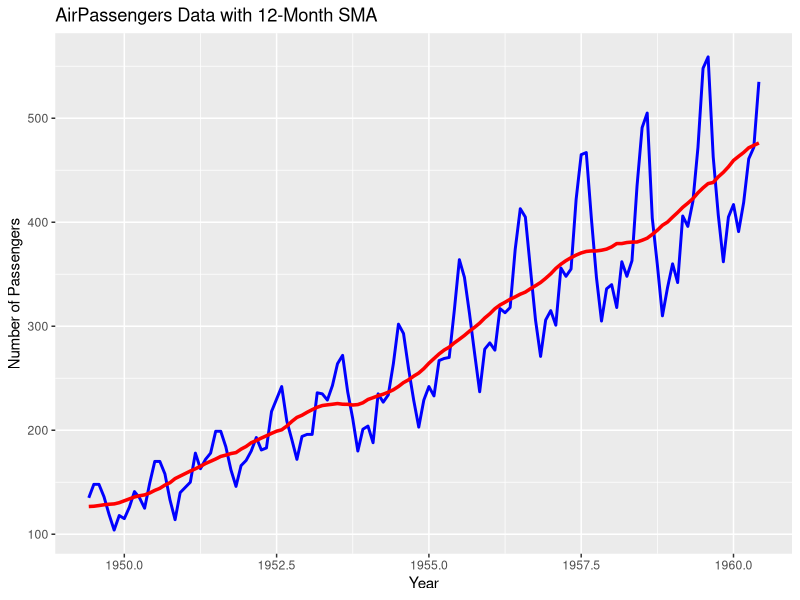
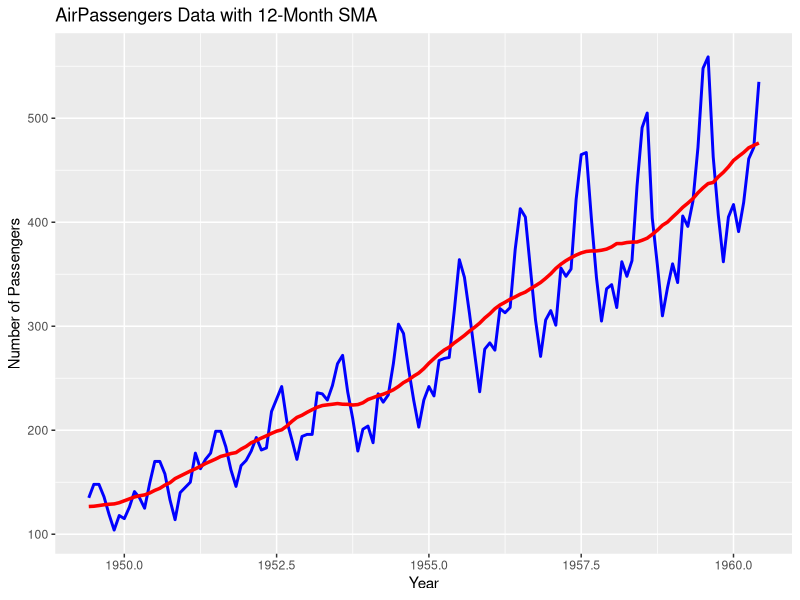

R code for these plots, in order:

# Optional: set working directory to current script location (RStudio)
if (requireNamespace("rstudioapi", quietly = TRUE)) {
  setwd(dirname(rstudioapi::getActiveDocumentContext()$path))
}
# =====================================================
## 1. Load Libraries, Data, and Calculate SMA
# =====================================================
library(ggplot2)

# Load the AirPassengers dataset
data("AirPassengers")

# Convert AirPassengers time series to a numeric vector
airpassengers_data <- as.numeric(AirPassengers)

# Define the window size for the SMA (12 months)
window_size <- 12

# Calculate the SMA using the 'filter' function from the 'stats' package
sma <- stats::filter(airpassengers_data, rep(1/window_size, window_size), sides = 2)

# Create a data frame for ggplot2
df <- data.frame(
  Year = time(AirPassengers)[!is.na(sma)],
  Original = airpassengers_data[!is.na(sma)],
  SMA = sma[!is.na(sma)]
)

# =====================================================
## 2. Plot the Data with ggplot2
# =====================================================
ggplot(df, aes(x = Year)) +
  geom_line(aes(y = Original), color = "blue", size = 1) +  # Original data
  geom_line(aes(y = SMA), color = "red", size = 1.2) +  # SMA filtered data
  labs(title = "AirPassengers Data with 12-Month SMA", 
       y = "Number of Passengers", x = "Year")  

ggsave("sma_airpassenger.png", dpi = 300, width = 6, height = 4) 
